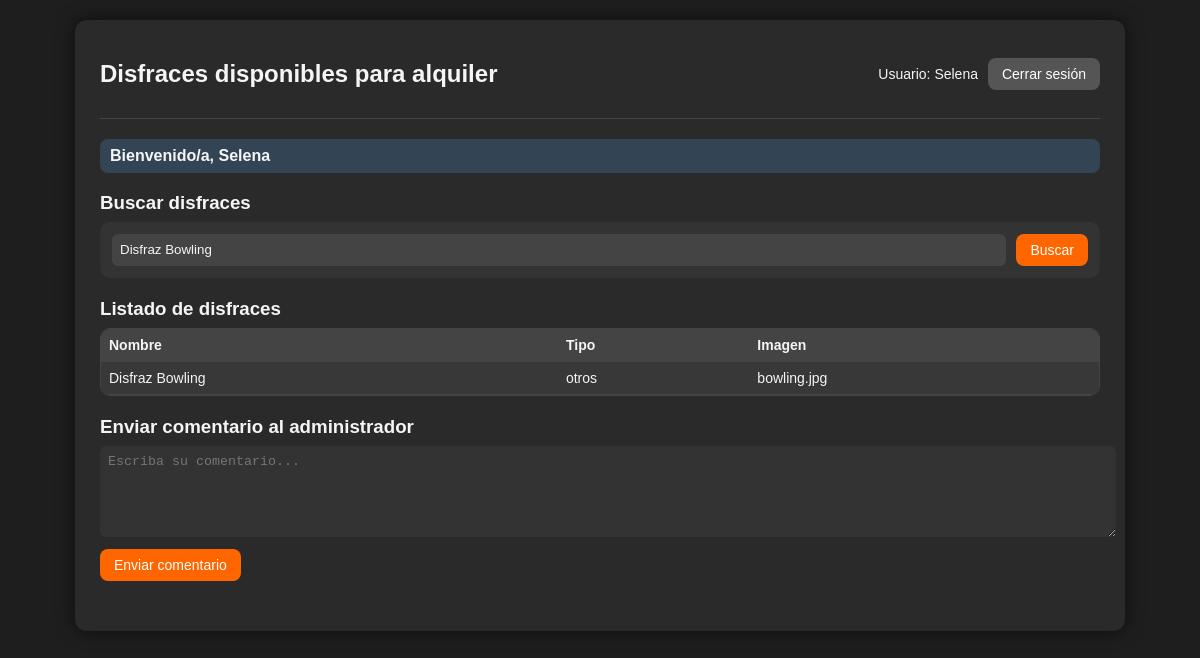
The app's page /php/midisfraz.php?busqueda=Disfraz Bowling (signed in) with its own data.
### tables this page shows
CREATE TABLE `disfraces` (
  `id_disfraces` int(11) NOT NULL,
  `nombre_disfraz` varchar(100) NOT NULL,
  `tipo` varchar(100) NOT NULL,
  `imagen` varchar(200) NOT NULL
);

### php/midisfraz.php (the view, shortened to what this page needs)
<?php
$nombreUsuario = $_SESSION['nombre'];
$tipoUsuario   = $_SESSION['tipo'];
if (isset($_SESSION['saludo'])) {
    $saludo = $_SESSION['saludo'];
} else {
    $saludo = "";
}
$conexion = mysqli_connect("localhost", "root", "", "alquiler_disfraces");
if (isset($_GET['busqueda'])) {
    $busqueda = $_GET['busqueda'];
} else {
    $busqueda = "";
}
$sqlDisfraces = "SELECT * FROM disfraces";
if ($busqueda !== '') {
    $sqlDisfraces .= " WHERE nombre_disfraz LIKE '%$busqueda%' OR tipo LIKE '%$busqueda%'";
}
$resultDisfraces = mysqli_query($conexion, $sqlDisfraces);
?>
<!DOCTYPE html>
<html lang="es">
<head>
</head>
<body>
    <div class="cliente-contenedor">
        <header class="cliente-encabezado">
            <h2>Disfraces disponibles para alquiler</h2>
            <div class="cliente-usuario">
                <span>Usuario: <?php echo $nombreUsuario; ?></span>
                <a class="btn btn-secundario" href="cerrarsesion.php">Cerrar sesión</a>
            </div>
        </header>
        <main>
            <?php
            if ($saludo) {
                echo "<p class='cliente-saludo'><strong>$saludo</strong></p>";
            }
            ?>
            <section class="cliente-seccion">
                <h3>Buscar disfraces</h3>
                <form method="get" class="busqueda-form">
                    <input type="text" name="busqueda" placeholder="Ingrese nombre o tipo" value="<?php echo $busqueda; ?>">
                    <input class="btn btn-primario" type="submit" value="Buscar">
                </form>
            </section>
            <section class="cliente-seccion">
                <h3>Listado de disfraces</h3>
                <div class="tabla-contenedor">
                    <table>
                        <tr>
                            <th>Nombre</th>
                            <th>Tipo</th>
                            <th>Imagen</th>
                        </tr>
                        <?php while ($fila = mysqli_fetch_assoc($resultDisfraces)) { ?>
                            <tr>
                                <td><?php echo $fila['nombre_disfraz']; ?></td>
                                <td><?php echo $fila['tipo']; ?></td>
                                <td><?php echo $fila['imagen']; ?></td>
                            </tr>
                        <?php } ?>
                    </table>
                </div>
            </section>
            <?php if ($tipoUsuario === 'cliente') { ?>
                <section class="cliente-seccion">
                    <h3>Enviar comentario al administrador</h3>
                    <form method="post" action="comentarios.php" class="comentario-form">
                        <textarea name="comentario" rows="5" placeholder="Escriba su comentario..." required></textarea><br>
                        <input class="btn btn-primario" type="submit" value="Enviar comentario">
                    </form>
                </section>
            <?php } else { ?>
                <section class="cliente-seccion">
                    <p><em>Como empleado solo puede ver y buscar disfraces.</em></p>
                </section>
            <?php } ?>
        </main>
    </div>
</body>
</html>

### php/midisfraz.php (style rules this page uses)
body { margin: 0; padding: 0; background: #1e1e1e; font-family: Arial, sans-serif; color: #f5f5f5; }
.cliente-contenedor { max-width: 1000px; margin: 20px auto; background: #2a2a2a; border-radius: 12px; padding: 20px 25px 30px; box-shadow: 0 0 18px rgba(0,0,0,0.6); }
.cliente-encabezado { display: flex; justify-content: space-between; align-items: center; border-bottom: 1px solid #444; padding-bottom: 10px; margin-bottom: 20px; }
.cliente-usuario { display: flex; gap: 10px; align-items: center; font-size: 14px; }
.btn { display: inline-block; padding: 8px 14px; border-radius: 8px; border: none; cursor: pointer; font-size: 14px; text-decoration: none; text-align: center; }
.btn-secundario { background: #555; color: #fff; }
.btn-primario { background: #ff6600; color: #fff; }
.cliente-saludo { background: #345; padding: 8px 10px; border-radius: 8px; margin-bottom: 10px; }
.cliente-seccion { margin-bottom: 20px; }
.cliente-seccion h3 { margin-bottom: 8px; }
.busqueda-form { background: #333; padding: 12px; border-radius: 10px; display: flex; gap: 10px; }
.busqueda-form input[type="text"] { flex: 1; padding: 8px; border-radius: 6px; border: none; background: #444; color: #f5f5f5; }
.tabla-contenedor { max-height: 400px; overflow-y: auto; border-radius: 10px; border: 1px solid #444; }
table { width: 100%; border-collapse: collapse; background: #333; }
table th, table td { padding: 8px; border-bottom: 1px solid #444; text-align: left; font-size: 14px; }
table th { background: #444; font-weight: bold; }
table tr:nth-child(even) { background: #383838; }
.comentario-form textarea { width: 100%; padding: 8px; border-radius: 6px; border: none; background: #333; color: #f5f5f5; resize: vertical; }
.comentario-form input[type="submit"] { margin-top: 8px; }

### records on screen
disfraces: nombre_disfraz "Disfraz Bowling", tipo "otros", imagen "bowling.jpg"

### other values on screen
$nombreUsuario "Selena"
$saludo "Bienvenido/a, Selena"
